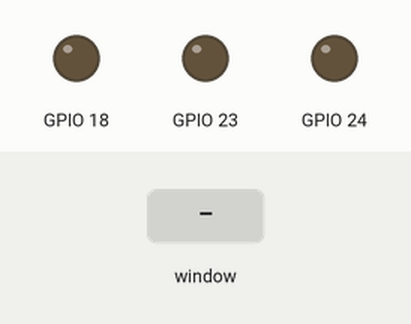
Recording of a program running on a simulated Raspberry Pi (BCM pin numbers). Parts: output pins drawn as LEDs (lit = HIGH). Inputs (shaded band) come from the test bench. The desktop window is not drawn, its controls go by their first labels and the mouse button is held 0.15 s.

Above: at 1.2 s.
1.3 s: control labelled "LED A" in the window clicked
At 2.5 s:
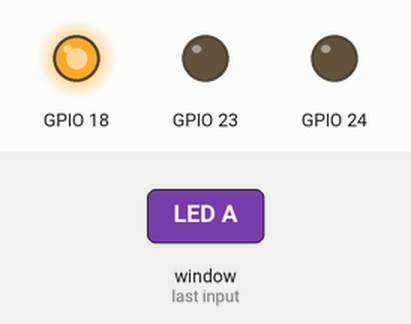
2.8 s: control labelled "LED B" in the window clicked
At 3.9 s:
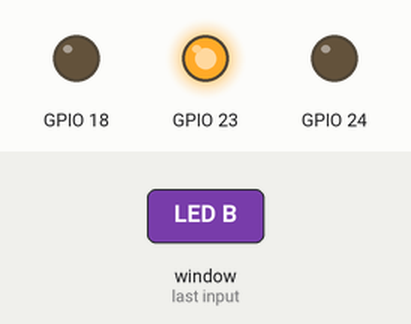
4.3 s: control labelled "LED C" in the window clicked
At 5.0 s:
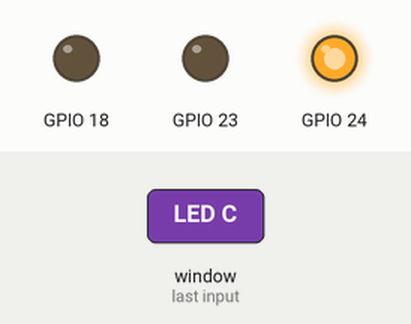
Timing chart, 0 to 7.3 s (numbered marks = the images above; inputs shaded):
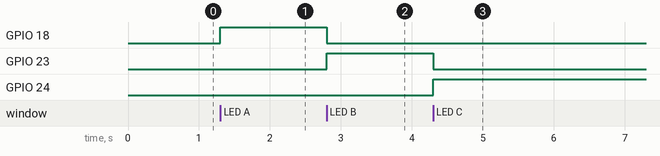

The program:

code.py
```python
import RPi.GPIO as GPIO
from PyQt5 import QtWidgets
from PyQt5.QtWidgets import QApplication, QMainWindow, QWidget, QPushButton
from PyQt5.QtCore import pyqtSlot
import sys

GPIO.setmode(GPIO.BCM)
GPIO.setup(18,GPIO.OUT)
GPIO.setup(23,GPIO.OUT)
GPIO.setup(24,GPIO.OUT)

def window():
	app = QApplication(sys.argv)
	win = QMainWindow()
	win.setGeometry(200,200,300,300)
	win.setWindowTitle("LED Choice")
	ledA = QPushButton('LED A', win)
	ledB = QPushButton('LED B', win)
	ledC = QPushButton('LED C', win)
	ledA.move(100,70)
	ledB.move(100,120)
	ledC.move(100,170)
	ledA.clicked.connect(handleA)
	ledB.clicked.connect(handleB)
	ledC.clicked.connect(handleC)
	win.show()
	sys.exit(app.exec ())

def clearAll():
	GPIO.output(18, GPIO.LOW)
	GPIO.output(23, GPIO.LOW)
	GPIO.output(24, GPIO.LOW)

def handleA(self):
	clearAll()
	GPIO.output(18, GPIO.HIGH)

def handleB(self):
	clearAll()
	GPIO.output(23, GPIO.HIGH)

def handleC(self):
	clearAll()
	GPIO.output(24, GPIO.HIGH)

window()
```

Measured:
- after the input at 1.3 s, GPIO 18: LOW → HIGH at once
- after the input at 2.8 s, GPIO 18: HIGH → LOW at once; GPIO 23: LOW → HIGH at once
- after the input at 4.3 s, GPIO 23: HIGH → LOW at once; GPIO 24: LOW → HIGH at once
